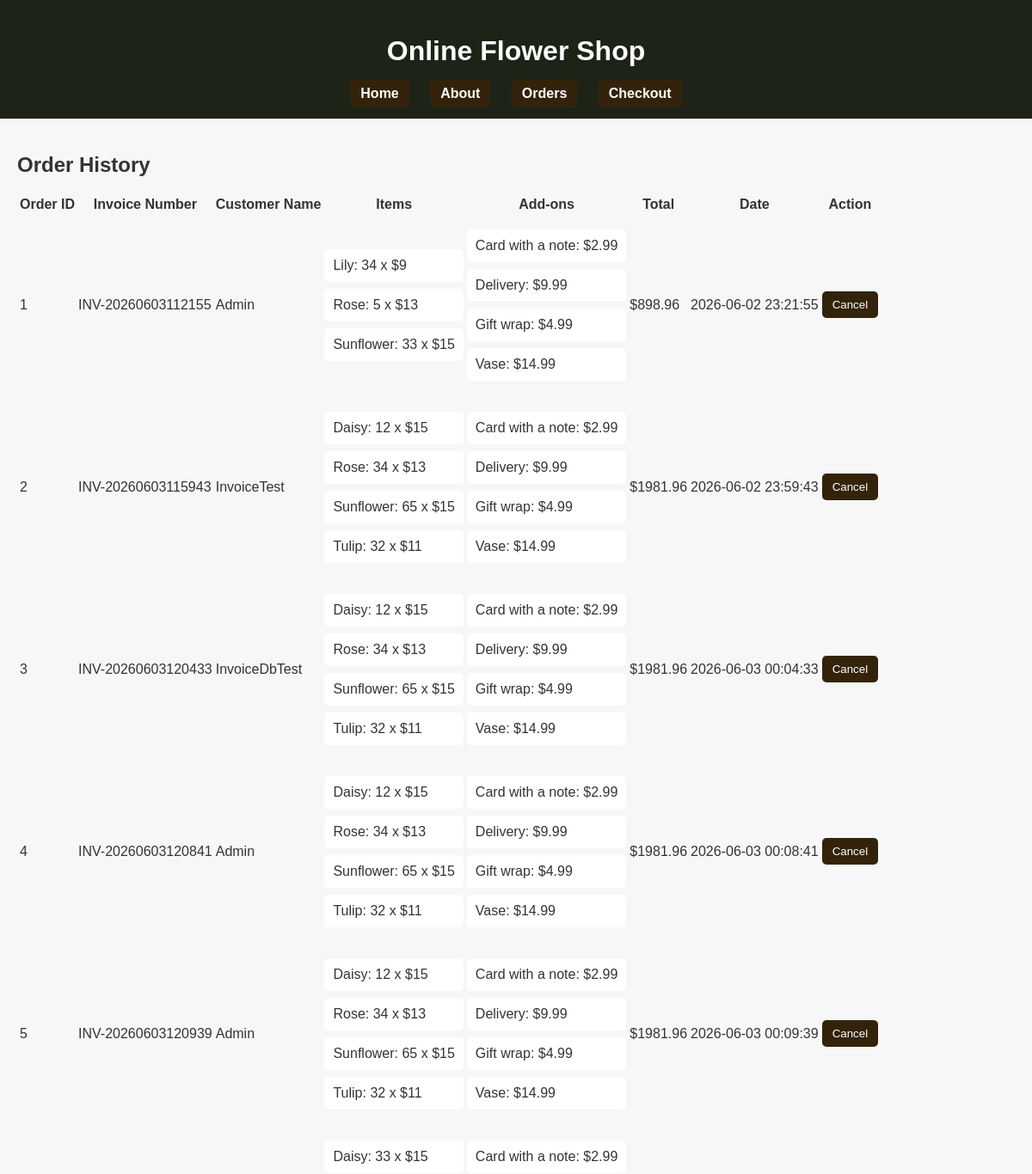
The page /orders (upper part) on the database as committed earlier.
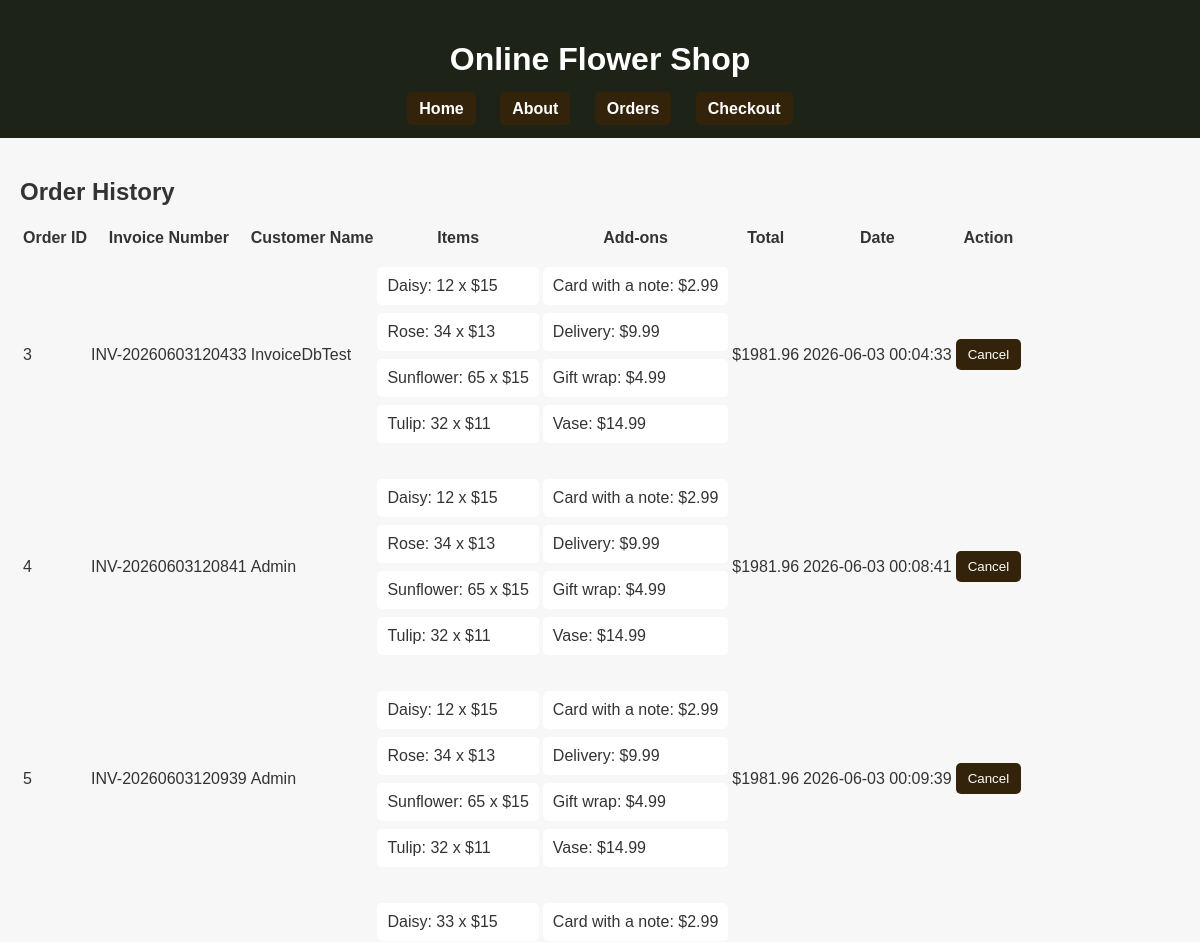
The same page on the database as committed later.
### tables this page shows
CREATE TABLE orders (
                order_id INTEGER PRIMARY KEY AUTOINCREMENT,
                invoice_number TEXT,
                customer_name TEXT,
                items TEXT,
                addons TEXT,
                total REAL,
                date TIMESTAMP DEFAULT CURRENT_TIMESTAMP
            );

### app.py (the view)
@app.route('/orders')
def order_history():
    with sqlite3.connect('flower_shop.db') as conn:
        cursor = conn.cursor()
        cursor.execute('SELECT * FROM orders')
        rows = cursor.fetchall()
    orders = []
    for row in rows:
        orders.append({
            'order_id': row[0],
            'invoice_number': row[1],
            'customer_name': row[2],
            'items': json.loads(row[3]),
            'addons': json.loads(row[4]),
            'total': row[5],
            'date': row[6]
        })
    return render_template('order_history.html', orders=orders)

### templates/order_history.html (shortened to what this page needs)
{% extends "base.html" %}
{% block content %}
<h2>Order History</h2>
<table>
    <thead>
        <tr>
            <th>Order ID</th>
            <th>Invoice Number</th>
            <th>Customer Name</th>
            <th>Items</th>
            <th>Add-ons</th>
            <th>Total</th>
            <th>Date</th>
            <th>Action</th>
        </tr>
    </thead>
    <tbody>
        {% for order in orders %}
        <tr>
            <td>{{ order['order_id'] }}</td>
            <td>{{ order['invoice_number'] }}</td>
            <td>{{ order['customer_name'] }}</td>
            <td>
                <ul>
                {% for item, details in order['items'].items() %}
                    <li>{{ item }}: {{ details['quantity'] }} x ${{ details['price'] }}</li>
                {% endfor %}
                </ul>
            </td>
            <td>
                <ul>
                {% for addon, price in order['addons'].items() %}
                    <li>{{ addon }}: ${{ '%.2f' % price }}</li>
                {% endfor %}
                </ul>
            </td>
            <td>${{ '%.2f' % order['total'] }}</td>
            <td>{{ order['date'] }}</td>
            <td>
            <form action="{{ url_for('cancel_saved_order', order_id=order['order_id']) }}" method="post">
                    <button type="submit" onclick="return confirm('Cancel this order?')">Cancel</button>
                </form>
            </td>
        </tr>
        {% endfor %}
    </tbody>
</table>
{% endblock %}

### templates/base.html (shortened to what this page needs)
<!DOCTYPE html>
<html lang="en">
<head>
    <link rel="stylesheet" href="{{ url_for('static', filename='css/style.css') }}">
</head>
<body>
<header>
    <h1>Online Flower Shop</h1>
    <nav>
        <a href="{{ url_for('home') }}">Home</a>
        <a href="{{ url_for('about') }}">About</a>
        <a href="{{ url_for('order_history') }}">Orders</a>
        <a href="{{ url_for('checkout') }}">Checkout</a>
    </nav>
</header>
<main>
    {% block content %}{% endblock %}
</main>
</body>
</html>

### static/css/style.css (style rules this page uses)
body { font-family: Arial, sans-serif; margin: 0; padding: 0; background-color: #f7f7f7; color: #333; }
header { background-color: #1d2417; color: white; padding: 20px; text-align: center; }
nav { margin-top: 10px; }
nav a { color: white; text-decoration: none; margin: 0 10px; font-weight: bold; }
main { padding: 20px; }
button { background-color: #33230b; color: white; border: none; padding: 8px 12px; cursor: pointer; border-radius: 5px; }
ul { list-style-type: none; padding: 0; }
li { background: white; margin: 8px 0; padding: 10px; border-radius: 5px; }
a { text-decoration: none; background-color: #33230b; color: white; border: none; padding: 8px 12px; cursor: pointer; border-radius: 5px; }

Rows that differ between the two databases and show on the page:
removed orders: order_id "1", invoice_number "INV-20260603112155", customer_name "Admin", items "Lily" "Rose" "Sunflower", quantity "34" "5" "33", price "9" "13" "15", items "Card with a note" "Delivery" "Gift wrap" "Vase", price "2.99" "9.99" "4.99" "14.99", total "898.96", date "2026-06-02 23:21:55"
removed orders: order_id "2", invoice_number "INV-20260603115943", customer_name "InvoiceTest", items "Daisy" "Rose" "Sunflower" "Tulip", quantity "12" "34" "65" "32", price "15" "13" "15" "11", items "Card with a note" "Delivery" "Gift wrap" "Vase", price "2.99" "9.99" "4.99" "14.99", total "1981.96", date "2026-06-02 23:59:43"
